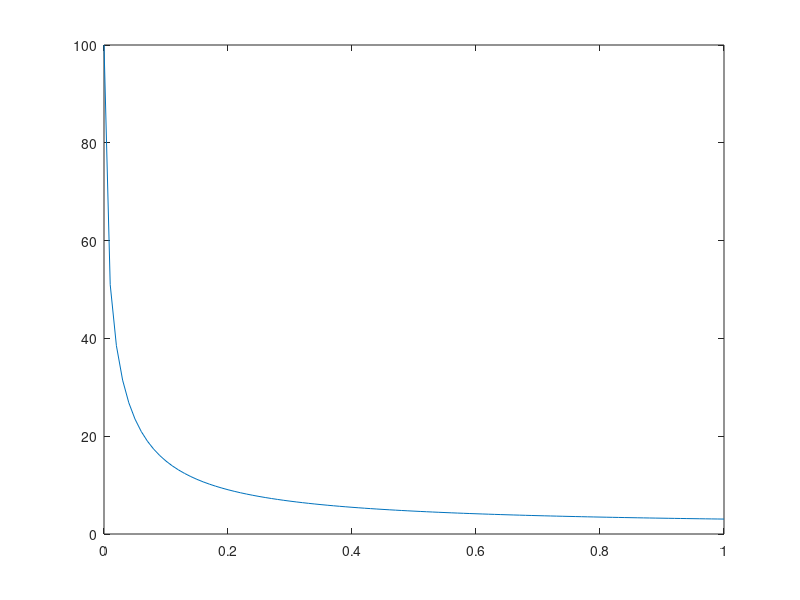

The MATLAB source for this figure:
p = 0.5;
b = 1;
Ts = 0.01;
T_start = 0;
T_stop = 1;
x = 0;
x(1) = 100;

for k=1:T_stop/Ts
    x(k+1) = x(k) + Ts*(b*x(k)-p*x(k)^2);
end
t = T_start:Ts:T_stop;
plot(t, x)